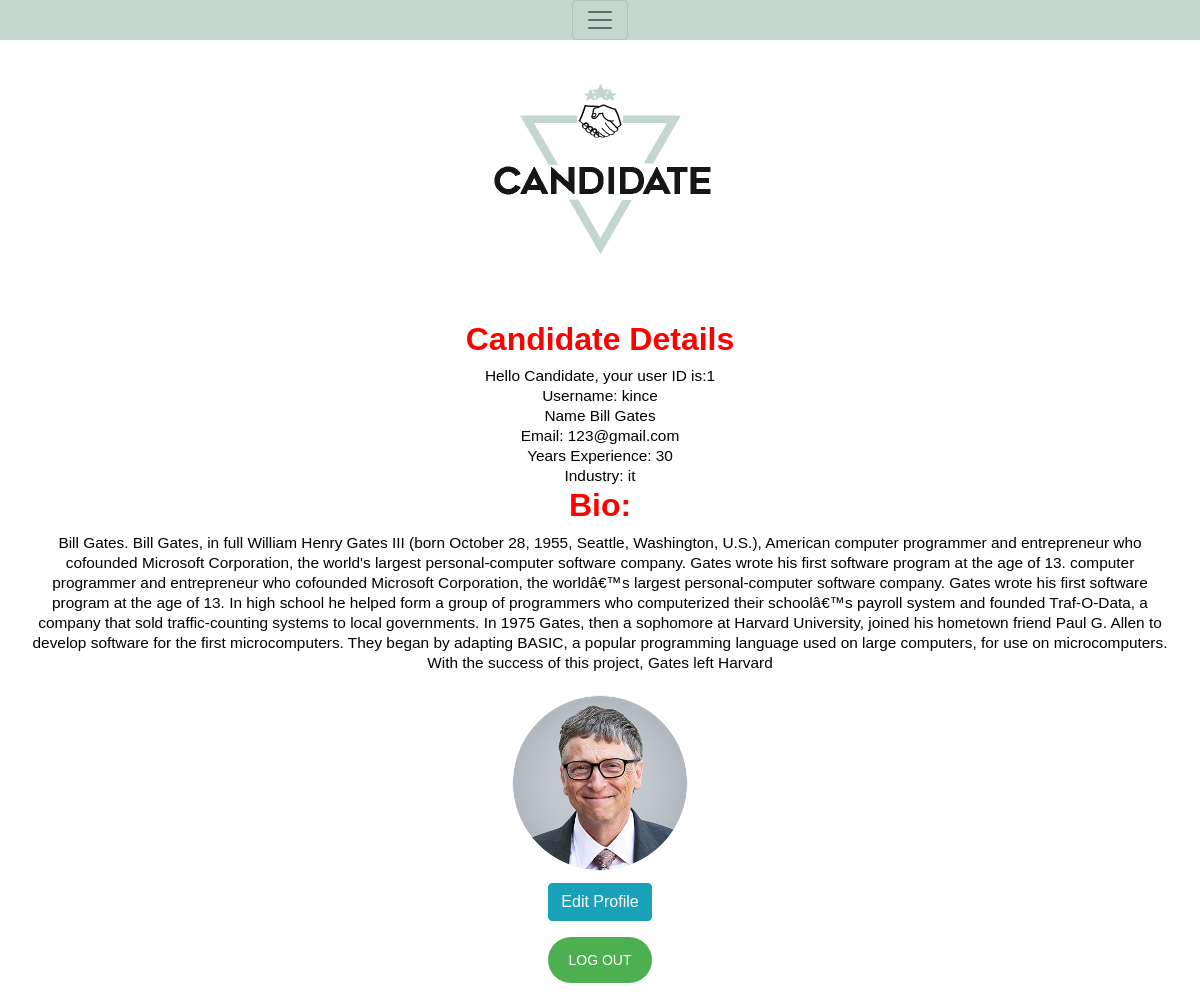
Before: /userprofile.php (signed in) with the older database file.
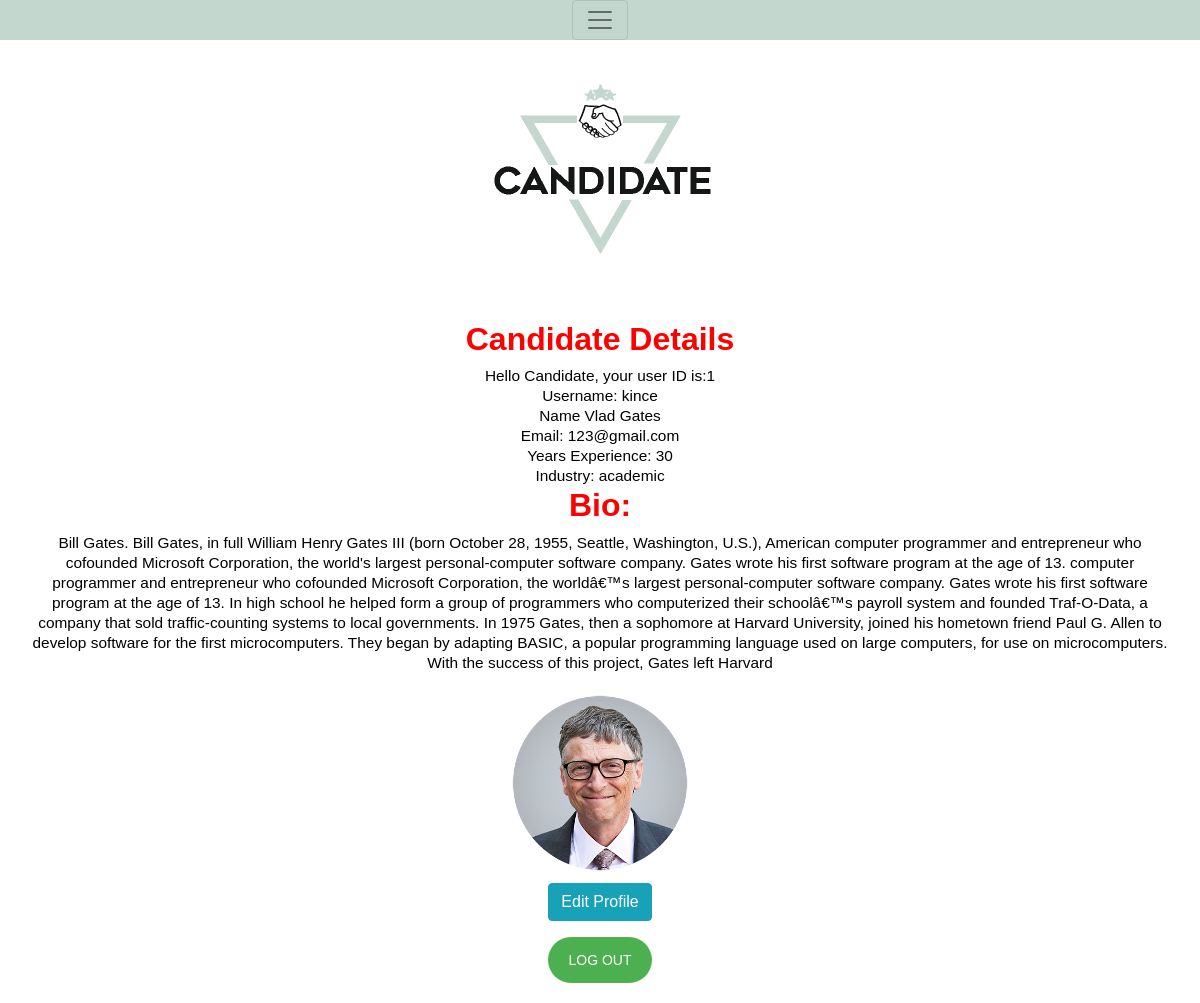
After: the same page with the newer database file.
### tables this page shows
CREATE TABLE IF NOT EXISTS `newuser` (
  `id` int(100) NOT NULL AUTO_INCREMENT,
  `first` varchar(128) NOT NULL,
  `last` varchar(128) NOT NULL,
  `uid` varchar(128) NOT NULL,
  `pwd` varchar(1000) NOT NULL,
  `email` varchar(255) NOT NULL,
  `years` int(11) NOT NULL,
  `industry` enum('it','retail','medical','manual labour','academic','accountancy and finance','architecture/design','childcare','drivers','education/training','graduate','hair and beauty','motor industry') DEFAULT NULL,
  `bio` varchar(1000) NOT NULL,
  `userPic` varchar(200) NOT NULL,
  `profile` varchar(200) NOT NULL,
  PRIMARY KEY (`id`)
);

### userprofile.php (the view, shortened to what this page needs)
<!DOCTYPE html>
<html>
<?php
    include 'header.php';
    include 'dbh.php';
?>
<head>
</head>
<body>
	<div class="wrapper">
		<div class="row">
			<div class="col-1-1">
				<center>
					<img alt="Logo" src="img/logo.png">
				</center>
			</div>
			<div align="center" class="col-1-1">
			<div class="user_details">
			<h2>Candidate Details</h2>
		<?php
				if (isset($_SESSION['id'])) {
				    echo "Hello Candidate, your user ID is:";
				    echo $_SESSION['id'];
				    $sql    = "SELECT id, first, uid, last, email, years, industry, bio FROM newuser WHERE id = '" . $_SESSION['id'] . "'";
				    $result = mysqli_query($conn, $sql);
				    if (mysqli_num_rows($result) > 0) {
				        while ($row = mysqli_fetch_assoc($result)) {
							echo " <br>Username: " . $row['uid'] . " <br> Name " . $row["first"] . " " . $row["last"] . " <br>Email: " . $row["email"] . "<br> Years Experience: " . $row["years"] . "<br> Industry: " . $row["industry"] . "<br><h2>Bio:</h2> " . $row["bio"];
				        }
				    } else {
				        echo "0 results";
				    }
				} else {
				    echo "You are not logged in";
				}
				?>
				</div>
<?php
			include 'imageUploadConnection.php';
			$stmt = $conn->prepare("SELECT id,userPic FROM newuser WHERE id = '" . $_SESSION['id'] . "'");
			$stmt->execute();
			if($stmt->rowCount() > 0)
			{
				while($row=$stmt->fetch(PDO::FETCH_ASSOC))
				{
					extract($row);
					?>
				<div class="col-1-2">
						<img src="user_images/<?php echo $row['userPic']; ?>" class="img-rounded" width="200px" height="200px" />
						<p class="page-header">
						<span>
						<a class="btn btn-info" href="editProfile.php?id=<?php echo $row['id']; ?>" title="click for edit" onclick="return confirm('Edit Profile ?')"><span class="glyphicon glyphicon-edit"></span>Edit Profile</a>
						</span>
						</p>
						<form action="includes/logout.inc.php">
					<button>LOG OUT</button>
				</form>
					</div>
					<?php
				}
			}
		?>
		</div>
		</div>
	</div>
</body>
</html>

### header.php (shortened to what this page needs)
<html>
    <head>
    <link rel="stylesheet" href="https://maxcdn.bootstrapcdn.com/bootstrap/4.0.0-alpha.6/css/bootstrap.min.css">
	<link href="bootstrap/css/custom.css" rel="stylesheet"/>
    </head>
    <body>
        <nav class="navbar navbar-toggleable-md navbar-light bg-faded">
        <button class="navbar-toggler navbar-toggler-right" type="button" data-toggle="collapse" data-target="#navbarNavAltMarkup" aria-controls="navbarNavAltMarkup" aria-expanded="false" aria-label="Toggle navigation">
          <span class="navbar-toggler-icon"></span>
        </button>
      </nav>
    </body>
</html>

Changed rows visible on the page:
changed newuser "kince": first "Bill" → "Vlad"; industry "it" → "academic"
